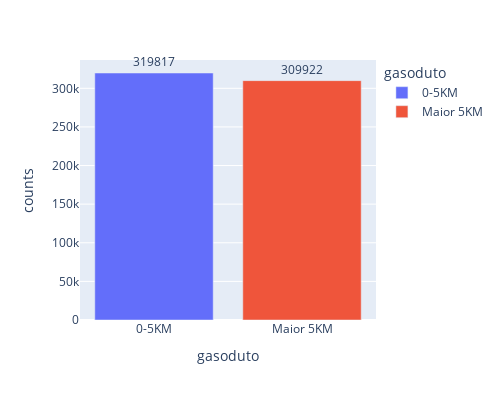

The notebook cell this image was saved under:
### Code cell
fig = px.bar(
             dfDist_0a5KM, 
             x='gasoduto', 
             y='counts',
             color='gasoduto',
             text_auto='gasoduto',
             height=400,
             width= 500
            )
fig.update_traces(
                  textfont_size=12, 
                  textangle=0, 
                  textposition="outside", 
                  cliponaxis=False
            )
fig.show()

### Figure 1 — Plotly figure (JSON) as saved in the notebook; plotly's stock layout.template omitted (floating-point values rounded to 4 significant figures)
{"data": [{"alignmentgroup": "True", "cliponaxis": false, "hovertemplate": "gasoduto=%{x}<br>counts=%{y}<extra></extra>", "legendgroup": "0-5KM", "marker": {"color": "#636efa", "pattern": {"shape": ""}}, "name": "0-5KM", "offsetgroup": "0-5KM", "orientation": "v", "showlegend": true, "textangle": 0, "textfont": {"size": 12}, "textposition": "outside", "texttemplate": "%{y:gasoduto}", "type": "bar", "x": ["0-5KM"], "xaxis": "x", "y": [319817], "yaxis": "y"}, {"alignmentgroup": "True", "cliponaxis": false, "hovertemplate": "gasoduto=%{x}<br>counts=%{y}<extra></extra>", "legendgroup": "Maior 5KM", "marker": {"color": "#EF553B", "pattern": {"shape": ""}}, "name": "Maior 5KM", "offsetgroup": "Maior 5KM", "orientation": "v", "showlegend": true, "textangle": 0, "textfont": {"size": 12}, "textposition": "outside", "texttemplate": "%{y:gasoduto}", "type": "bar", "x": ["Maior 5KM"], "xaxis": "x", "y": [309922], "yaxis": "y"}], "layout": {"barmode": "relative", "height": 400, "legend": {"title": {"text": "gasoduto"}, "tracegroupgap": 0}, "margin": {"t": 60}, "width": 500, "xaxis": {"anchor": "y", "categoryarray": ["0-5KM", "Maior 5KM"], "categoryorder": "array", "domain": [0, 1], "title": {"text": "gasoduto"}}, "yaxis": {"anchor": "x", "domain": [0, 1], "title": {"text": "counts"}}}}
